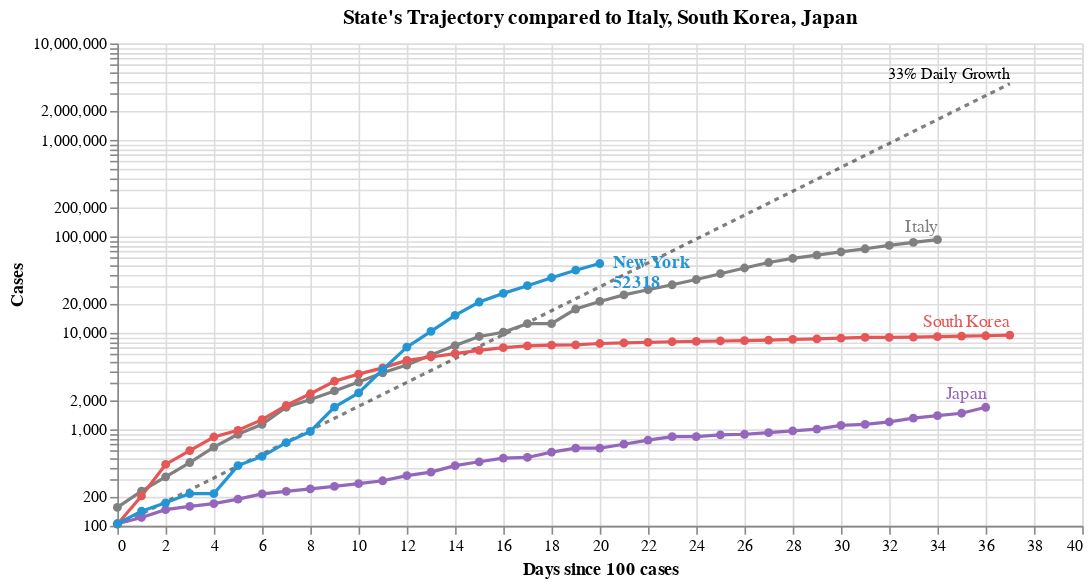

Notebook cell for this chart:
### Code cell
#hide_input
chart2 = (
 base_ref.mark_line(color='black', opacity=.5, strokeDash=[3,3])
 + base_ref_f.mark_text(dy=-6, align='right', fontSize=10, text='33% Daily Growth') 
 + base2.mark_line(point=True, tooltip=True)
 + base2.transform_filter(date_filter).mark_text(dy=-8, align='right').encode(text='Key:N')
 + base3.mark_line(point={'size':30}, tooltip=True)
 + base4.mark_text(dx=8, align='left', fontWeight='bold').encode(text='Key:N')
 + base4.mark_text(dx=8, dy=12, align='left', fontWeight='bold').encode(text='Cases:Q')
).add_selection(state_selection).properties(
    title=f"State's Trajectory compared to {', '.join(baseline_countries)}"
)
chart2

### Figure 1 — Vega-Lite specification as saved in the notebook (floating-point values rounded to 4 significant figures; data arrays with more than 128 entries replaced by an {"elided": "..."} marker saying what was removed)
{"config": {"view": {"continuousWidth": 400, "continuousHeight": 300}}, "layer": [{"mark": {"type": "line", "color": "black", "opacity": 0.5, "strokeDash": [3, 3]}, "encoding": {"x": {"type": "quantitative", "field": "Days since 100 cases"}, "y": {"type": "quantitative", "field": "Cases"}}, "selection": {"Select": {"type": "single", "fields": ["Key"], "bind": {"input": "select", "options": ["Alabama", "Arizona", "Arkansas", "California", "Colorado", "Connecticut", "District of Columbia", "Florida", "Georgia", "Illinois", "Indiana", "Kentucky", "Louisiana", "Maryland", "Massachusetts", "Michigan", "Minnesota", "Mississippi", "Missouri", "Nevada", "New Jersey", "New York", "North Carolina", "Ohio", "Oklahoma", "Oregon", "Pennsylvania", "South Carolina", "Tennessee", "Texas", "Utah", "Virginia", "Washington", "Wisconsin"]}, "init": {"Key": "New York"}}}}, {"mark": {"type": "text", "align": "right", "dy": -6, "fontSize": 10, "text": "33% Daily Growth"}, "encoding": {"x": {"type": "quantitative", "field": "Days since 100 cases"}, "y": {"type": "quantitative", "field": "Cases"}}, "transform": [{"filter": "(datum['Days since 100 cases'] >= 37)"}]}, {"data": {"name": "data-99d53bfc1b34366ef84c779a4d17f376"}, "mark": {"type": "line", "point": true, "tooltip": true}, "encoding": {"color": {"type": "nominal", "field": "Key", "legend": null, "scale": {"domain": ["Germany", "India", "Italy", "Japan", "South Korea", "Spain", "US", "United Kingdom", "Alabama", "Alaska", "American Samoa", "Arizona", "Arkansas", "California", "Colorado", "Connecticut", "Delaware", "District of Columbia", "Florida", "Georgia", "Guam", "Hawaii", "Idaho", "Illinois", "Indiana", "Iowa", "Kansas", "Kentucky", "Louisiana", "Maine", "Maryland", "Massachusetts", "Michigan", "Minnesota", "Mississippi", "Missouri", "Montana", "Nebraska", "Nevada", "New Hampshire", "New Jersey", "New Mexico", "New York", "North Carolina", "North Dakota", "Northern Marianas", "Ohio", "Oklahoma", "Oregon", "Pennsylvania", "Puerto Rico", "Rhode Island", "South Carolina", "South Dakota", "Tennessee", "Texas", "Utah", "Vermont", "Virgin Islands", "Virginia", "Washington", "West Virginia", "Wisconsin", "Wyoming"], "range": ["#2495D3", "#9D755D", "grey", "#9467bd", "#E45756", "#F58518", "#3469B2", "#2495D3", "#3469B2", "#3469B2", "#3469B2", "#3469B2", "#3469B2", "#F58518", "#3469B2", "#3469B2", "#3469B2", "#3469B2", "#3469B2", "#3469B2", "#3469B2", "#3469B2", "#3469B2", "#3469B2", "#3469B2", "#3469B2", "#3469B2", "#3469B2", "#3469B2", "#3469B2", "#3469B2", "#3469B2", "#3469B2", "#3469B2", "#3469B2", "#3469B2", "#3469B2", "#3469B2", "#3469B2", "#3469B2", "#3469B2", "#3469B2", "#2495D3", "#3469B2", "#3469B2", "#3469B2", "#3469B2", "#3469B2", "#3469B2", "#3469B2", "#3469B2", "#3469B2", "#3469B2", "#3469B2", "#3469B2", "#3469B2", "#3469B2", "#3469B2", "#3469B2", "#3469B2", "#3469B2", "#3469B2", "#3469B2", "#3469B2"]}}, "tooltip": [{"type": "nominal", "field": "Key"}, {"type": "temporal", "field": "Date"}, {"type": "quantitative", "field": "Cases"}, {"type": "quantitative", "field": "Days since 100 cases"}], "x": {"type": "quantitative", "field": "Days since 100 cases"}, "y": {"type": "quantitative", "field": "Cases", "scale": {"type": "log"}}}, "transform": [{"filter": {"field": "Key", "oneOf": ["Italy", "South Korea", "Japan"]}}], "width": 600}, {"data": {"name": "data-99d53bfc1b34366ef84c779a4d17f376"}, "mark": {"type": "text", "align": "right", "dy": -8}, "encoding": {"color": {"type": "nominal", "field": "Key", "legend": null, "scale": {"domain": ["Germany", "India", "Italy", "Japan", "South Korea", "Spain", "US", "United Kingdom", "Alabama", "Alaska", "American Samoa", "Arizona", "Arkansas", "California", "Colorado", "Connecticut", "Delaware", "District of Columbia", "Florida", "Georgia", "Guam", "Hawaii", "Idaho", "Illinois", "Indiana", "Iowa", "Kansas", "Kentucky", "Louisiana", "Maine", "Maryland", "Massachusetts", "Michigan", "Minnesota", "Mississippi", "Missouri", "Montana", "Nebraska", "Nevada", "New Hampshire", "New Jersey", "New Mexico", "New York", "North Carolina", "North Dakota", "Northern Marianas", "Ohio", "Oklahoma", "Oregon", "Pennsylvania", "Puerto Rico", "Rhode Island", "South Carolina", "South Dakota", "Tennessee", "Texas", "Utah", "Vermont", "Virgin Islands", "Virginia", "Washington", "West Virginia", "Wisconsin", "Wyoming"], "range": ["#2495D3", "#9D755D", "grey", "#9467bd", "#E45756", "#F58518", "#3469B2", "#2495D3", "#3469B2", "#3469B2", "#3469B2", "#3469B2", "#3469B2", "#F58518", "#3469B2", "#3469B2", "#3469B2", "#3469B2", "#3469B2", "#3469B2", "#3469B2", "#3469B2", "#3469B2", "#3469B2", "#3469B2", "#3469B2", "#3469B2", "#3469B2", "#3469B2", "#3469B2", "#3469B2", "#3469B2", "#3469B2", "#3469B2", "#3469B2", "#3469B2", "#3469B2", "#3469B2", "#3469B2", "#3469B2", "#3469B2", "#3469B2", "#2495D3", "#3469B2", "#3469B2", "#3469B2", "#3469B2", "#3469B2", "#3469B2", "#3469B2", "#3469B2", "#3469B2", "#3469B2", "#3469B2", "#3469B2", "#3469B2", "#3469B2", "#3469B2", "#3469B2", "#3469B2", "#3469B2", "#3469B2", "#3469B2", "#3469B2"]}}, "text": {"type": "nominal", "field": "Key"}, "tooltip": [{"type": "nominal", "field": "Key"}, {"type": "temporal", "field": "Date"}, {"type": "quantitative", "field": "Cases"}, {"type": "quantitative", "field": "Days since 100 cases"}], "x": {"type": "quantitative", "field": "Days since 100 cases"}, "y": {"type": "quantitative", "field": "Cases", "scale": {"type": "log"}}}, "transform": [{"filter": {"field": "Key", "oneOf": ["Italy", "South Korea", "Japan"]}}, {"filter": "(datum['Date'] >= 1585353600000)"}], "width": 600}, {"data": {"name": "data-99d53bfc1b34366ef84c779a4d17f376"}, "mark": {"type": "line", "point": {"size": 30}, "tooltip": true}, "encoding": {"color": {"type": "nominal", "field": "Key", "legend": null, "scale": {"domain": ["Germany", "India", "Italy", "Japan", "South Korea", "Spain", "US", "United Kingdom", "Alabama", "Alaska", "American Samoa", "Arizona", "Arkansas", "California", "Colorado", "Connecticut", "Delaware", "District of Columbia", "Florida", "Georgia", "Guam", "Hawaii", "Idaho", "Illinois", "Indiana", "Iowa", "Kansas", "Kentucky", "Louisiana", "Maine", "Maryland", "Massachusetts", "Michigan", "Minnesota", "Mississippi", "Missouri", "Montana", "Nebraska", "Nevada", "New Hampshire", "New Jersey", "New Mexico", "New York", "North Carolina", "North Dakota", "Northern Marianas", "Ohio", "Oklahoma", "Oregon", "Pennsylvania", "Puerto Rico", "Rhode Island", "South Carolina", "South Dakota", "Tennessee", "Texas", "Utah", "Vermont", "Virgin Islands", "Virginia", "Washington", "West Virginia", "Wisconsin", "Wyoming"], "range": ["#2495D3", "#9D755D", "grey", "#9467bd", "#E45756", "#F58518", "#3469B2", "#2495D3", "#3469B2", "#3469B2", "#3469B2", "#3469B2", "#3469B2", "#F58518", "#3469B2", "#3469B2", "#3469B2", "#3469B2", "#3469B2", "#3469B2", "#3469B2", "#3469B2", "#3469B2", "#3469B2", "#3469B2", "#3469B2", "#3469B2", "#3469B2", "#3469B2", "#3469B2", "#3469B2", "#3469B2", "#3469B2", "#3469B2", "#3469B2", "#3469B2", "#3469B2", "#3469B2", "#3469B2", "#3469B2", "#3469B2", "#3469B2", "#2495D3", "#3469B2", "#3469B2", "#3469B2", "#3469B2", "#3469B2", "#3469B2", "#3469B2", "#3469B2", "#3469B2", "#3469B2", "#3469B2", "#3469B2", "#3469B2", "#3469B2", "#3469B2", "#3469B2", "#3469B2", "#3469B2", "#3469B2", "#3469B2", "#3469B2"]}}, "tooltip": [{"type": "nominal", "field": "Key"}, {"type": "temporal", "field": "Date"}, {"type": "quantitative", "field": "Cases"}, {"type": "quantitative", "field": "Days since 100 cases"}], "x": {"type": "quantitative", "field": "Days since 100 cases"}, "y": {"type": "quantitative", "field": "Cases", "scale": {"type": "log"}}}, "transform": [{"filter": {"selection": "Select"}}], "width": 600}, {"data": {"name": "data-99d53bfc1b34366ef84c779a4d17f376"}, "mark": {"type": "text", "align": "left", "dx": 8, "fontWeight": "bold"}, "encoding": {"color": {"type": "nominal", "field": "Key", "legend": null, "scale": {"domain": ["Germany", "India", "Italy", "Japan", "South Korea", "Spain", "US", "United Kingdom", "Alabama", "Alaska", "American Samoa", "Arizona", "Arkansas", "California", "Colorado", "Connecticut", "Delaware", "District of Columbia", "Florida", "Georgia", "Guam", "Hawaii", "Idaho", "Illinois", "Indiana", "Iowa", "Kansas", "Kentucky", "Louisiana", "Maine", "Maryland", "Massachusetts", "Michigan", "Minnesota", "Mississippi", "Missouri", "Montana", "Nebraska", "Nevada", "New Hampshire", "New Jersey", "New Mexico", "New York", "North Carolina", "North Dakota", "Northern Marianas", "Ohio", "Oklahoma", "Oregon", "Pennsylvania", "Puerto Rico", "Rhode Island", "South Carolina", "South Dakota", "Tennessee", "Texas", "Utah", "Vermont", "Virgin Islands", "Virginia", "Washington", "West Virginia", "Wisconsin", "Wyoming"], "range": ["#2495D3", "#9D755D", "grey", "#9467bd", "#E45756", "#F58518", "#3469B2", "#2495D3", "#3469B2", "#3469B2", "#3469B2", "#3469B2", "#3469B2", "#F58518", "#3469B2", "#3469B2", "#3469B2", "#3469B2", "#3469B2", "#3469B2", "#3469B2", "#3469B2", "#3469B2", "#3469B2", "#3469B2", "#3469B2", "#3469B2", "#3469B2", "#3469B2", "#3469B2", "#3469B2", "#3469B2", "#3469B2", "#3469B2", "#3469B2", "#3469B2", "#3469B2", "#3469B2", "#3469B2", "#3469B2", "#3469B2", "#3469B2", "#2495D3", "#3469B2", "#3469B2", "#3469B2", "#3469B2", "#3469B2", "#3469B2", "#3469B2", "#3469B2", "#3469B2", "#3469B2", "#3469B2", "#3469B2", "#3469B2", "#3469B2", "#3469B2", "#3469B2", "#3469B2", "#3469B2", "#3469B2", "#3469B2", "#3469B2"]}}, "text": {"type": "nominal", "field": "Key"}, "tooltip": [{"type": "nominal", "field": "Key"}, {"type": "temporal", "field": "Date"}, {"type": "quantitative", "field": "Cases"}, {"type": "quantitative", "field": "Days since 100 cases"}], "x": {"type": "quantitative", "field": "Days since 100 cases"}, "y": {"type": "quantitative", "field": "Cases", "scale": {"type": "log"}}}, "transform": [{"filter": {"selection": "Select"}}, {"filter": "(datum['Date'] >= 1585353600000)"}], "width": 600}, {"data": {"name": "data-99d53bfc1b34366ef84c779a4d17f376"}, "mark": {"type": "text", "align": "left", "dx": 8, "dy": 12, "fontWeight": "bold"}, "encoding": {"color": {"type": "nominal", "field": "Key", "legend": null, "scale": {"domain": ["Germany", "India", "Italy", "Japan", "South Korea", "Spain", "US", "United Kingdom", "Alabama", "Alaska", "American Samoa", "Arizona", "Arkansas", "California", "Colorado", "Connecticut", "Delaware", "District of Columbia", "Florida", "Georgia", "Guam", "Hawaii", "Idaho", "Illinois", "Indiana", "Iowa", "Kansas", "Kentucky", "Louisiana", "Maine", "Maryland", "Massachusetts", "Michigan", "Minnesota", "Mississippi", "Missouri", "Montana", "Nebraska", "Nevada", "New Hampshire", "New Jersey", "New Mexico", "New York", "North Carolina", "North Dakota", "Northern Marianas", "Ohio", "Oklahoma", "Oregon", "Pennsylvania", "Puerto Rico", "Rhode Island", "South Carolina", "South Dakota", "Tennessee", "Texas", "Utah", "Vermont", "Virgin Islands", "Virginia", "Washington", "West Virginia", "Wisconsin", "Wyoming"], "range": ["#2495D3", "#9D755D", "grey", "#9467bd", "#E45756", "#F58518", "#3469B2", "#2495D3", "#3469B2", "#3469B2", "#3469B2", "#3469B2", "#3469B2", "#F58518", "#3469B2", "#3469B2", "#3469B2", "#3469B2", "#3469B2", "#3469B2", "#3469B2", "#3469B2", "#3469B2", "#3469B2", "#3469B2", "#3469B2", "#3469B2", "#3469B2", "#3469B2", "#3469B2", "#3469B2", "#3469B2", "#3469B2", "#3469B2", "#3469B2", "#3469B2", "#3469B2", "#3469B2", "#3469B2", "#3469B2", "#3469B2", "#3469B2", "#2495D3", "#3469B2", "#3469B2", "#3469B2", "#3469B2", "#3469B2", "#3469B2", "#3469B2", "#3469B2", "#3469B2", "#3469B2", "#3469B2", "#3469B2", "#3469B2", "#3469B2", "#3469B2", "#3469B2", "#3469B2", "#3469B2", "#3469B2", "#3469B2", "#3469B2"]}}, "text": {"type": "quantitative", "field": "Cases"}, "tooltip": [{"type": "nominal", "field": "Key"}, {"type": "temporal", "field": "Date"}, {"type": "quantitative", "field": "Cases"}, {"type": "quantitative", "field": "Days since 100 cases"}], "x": {"type": "quantitative", "field": "Days since 100 cases"}, "y": {"type": "quantitative", "field": "Cases", "scale": {"type": "log"}}}, "transform": [{"filter": {"selection": "Select"}}, {"filter": "(datum['Date'] >= 1585353600000)"}], "width": 600}], "data": {"name": "data-beb0457dd1953cc5cef8e2e92b5ce234"}, "title": "State's Trajectory compared to Italy, South Korea, Japan", "$schema": "https://vega.github.io/schema/vega-lite/v4.0.2.json", "datasets": {"data-beb0457dd1953cc5cef8e2e92b5ce234": [{"Days since 100 cases": 0, "Cases": 100.0}, {"Days since 100 cases": 1, "Cases": 133.0}, {"Days since 100 cases": 2, "Cases": 176.9}, {"Days since 100 cases": 3, "Cases": 235.3}, {"Days since 100 cases": 4, "Cases": 312.9}, {"Days since 100 cases": 5, "Cases": 416.2}, {"Days since 100 cases": 6, "Cases": 553.5}, {"Days since 100 cases": 7, "Cases": 736.1}, {"Days since 100 cases": 8, "Cases": 979.1}, {"Days since 100 cases": 9, "Cases": 1302.0}, {"Days since 100 cases": 10, "Cases": 1732.0}, {"Days since 100 cases": 11, "Cases": 2303.0}, {"Days since 100 cases": 12, "Cases": 3064.0}, {"Days since 100 cases": 13, "Cases": 4074.0}, {"Days since 100 cases": 14, "Cases": 5419.0}, {"Days since 100 cases": 15, "Cases": 7207.0}, {"Days since 100 cases": 16, "Cases": 9586.0}, {"Days since 100 cases": 17, "Cases": 12750.0}, {"Days since 100 cases": 18, "Cases": 16960.0}, {"Days since 100 cases": 19, "Cases": 22550.0}, {"Days since 100 cases": 20, "Cases": 29990.0}, {"Days since 100 cases": 21, "Cases": 39890.0}, {"Days since 100 cases": 22, "Cases": 53060.0}, {"Days since 100 cases": 23, "Cases": 70560.0}, {"Days since 100 cases": 24, "Cases": 93850.0}, {"Days since 100 cases": 25, "Cases": 124800.0}, {"Days since 100 cases": 26, "Cases": 166000.0}, {"Days since 100 cases": 27, "Cases": 220800.0}, {"Days since 100 cases": 28, "Cases": 293700.0}, {"Days since 100 cases": 29, "Cases": 390600.0}, {"Days since 100 cases": 30, "Cases": 519500.0}, {"Days since 100 cases": 31, "Cases": 690900.0}, {"Days since 100 cases": 32, "Cases": 918900.0}, {"Days since 100 cases": 33, "Cases": 1222000.0}, {"Days since 100 cases": 34, "Cases": 1625000.0}, {"Days since 100 cases": 35, "Cases": 2162000.0}, {"Days since 100 cases": 36, "Cases": 2875000.0}, {"Days since 100 cases": 37, "Cases": 3824000.0}], "data-99d53bfc1b34366ef84c779a4d17f376": {"elided": "892 records"}}}
